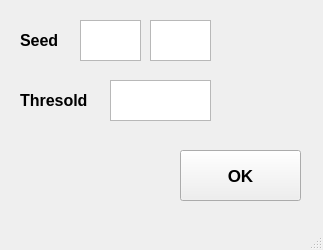
<?xml version="1.0" encoding="UTF-8"?>
<ui version="4.0">
 <class>RegionGrowing</class>
 <widget class="QMainWindow" name="RegionGrowing">
  <property name="geometry">
   <rect>
    <x>0</x>
    <y>0</y>
    <width>323</width>
    <height>250</height>
   </rect>
  </property>
  <property name="windowTitle">
   <string>Region Growing</string>
  </property>
  <widget class="QWidget" name="centralwidget">
   <widget class="QLabel" name="label">
    <property name="geometry">
     <rect>
      <x>20</x>
      <y>20</y>
      <width>81</width>
      <height>41</height>
     </rect>
    </property>
    <property name="font">
     <font>
      <pointsize>12</pointsize>
      <weight>75</weight>
      <bold>true</bold>
     </font>
    </property>
    <property name="text">
     <string>Seed</string>
    </property>
   </widget>
   <widget class="QTextEdit" name="inpSeed1">
    <property name="geometry">
     <rect>
      <x>80</x>
      <y>20</y>
      <width>61</width>
      <height>41</height>
     </rect>
    </property>
    <property name="font">
     <font>
      <pointsize>14</pointsize>
     </font>
    </property>
   </widget>
   <widget class="QTextEdit" name="inpSeed2">
    <property name="geometry">
     <rect>
      <x>150</x>
      <y>20</y>
      <width>61</width>
      <height>41</height>
     </rect>
    </property>
    <property name="font">
     <font>
      <pointsize>14</pointsize>
     </font>
    </property>
   </widget>
   <widget class="QLabel" name="label_2">
    <property name="geometry">
     <rect>
      <x>20</x>
      <y>80</y>
      <width>81</width>
      <height>41</height>
     </rect>
    </property>
    <property name="font">
     <font>
      <pointsize>12</pointsize>
      <weight>75</weight>
      <bold>true</bold>
     </font>
    </property>
    <property name="text">
     <string>Thresold</string>
    </property>
   </widget>
   <widget class="QTextEdit" name="inpThresold">
    <property name="geometry">
     <rect>
      <x>110</x>
      <y>80</y>
      <width>101</width>
      <height>41</height>
     </rect>
    </property>
    <property name="font">
     <font>
      <pointsize>14</pointsize>
     </font>
    </property>
   </widget>
   <widget class="QPushButton" name="btnOk">
    <property name="geometry">
     <rect>
      <x>180</x>
      <y>150</y>
      <width>121</width>
      <height>51</height>
     </rect>
    </property>
    <property name="font">
     <font>
      <pointsize>13</pointsize>
      <weight>75</weight>
      <bold>true</bold>
     </font>
    </property>
    <property name="text">
     <string>OK</string>
    </property>
   </widget>
  </widget>
  <widget class="QMenuBar" name="menubar">
   <property name="geometry">
    <rect>
     <x>0</x>
     <y>0</y>
     <width>323</width>
     <height>21</height>
    </rect>
   </property>
  </widget>
  <widget class="QStatusBar" name="statusbar"/>
 </widget>
 <resources/>
 <connections/>
</ui>
